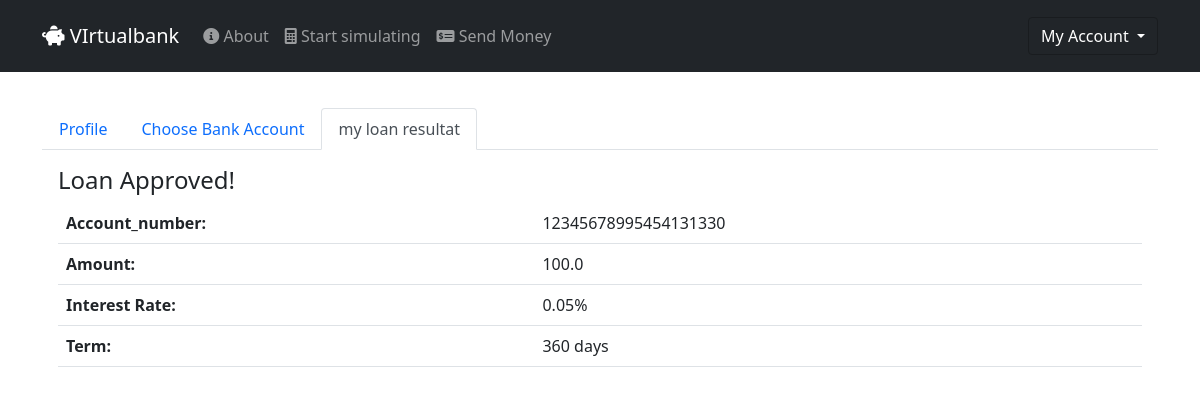
The page /dashboard/loanResult (signed in) on the database its author committed.
### dev/models.py (models this page shows, shortened)
class Loan_request(db.Model):
    id = db.Column(db.Integer, primary_key=True)
    account_number = db.Column(db.String(20), unique=True, nullable=False)
    amount = db.Column(db.Float, nullable=False)
    client_name = db.Column(db.String(25), nullable=False)
    interest = db.Column(db.Float, nullable=False)
    duration = db.Column(db.String(10), nullable=False)
    payment = db.Column(db.Float, nullable=False)
    account_id = db.Column(db.Integer, db.ForeignKey('bank_account.id'), nullable=False)
    date=   date = db.Column(db.Date, nullable=False, default=datetime.utcnow)
    resultat = db.Column(db.String, default="approved")

### dev/Loans/routes.py (the view)
@loans.route("/dashboard/loanResult", methods=["GET"])
@login_required
def loanResult():
    bank_accounts= BankAccount.query.filter_by(user_id=current_user.id).all()
    loans=[]
    for ba in bank_accounts:
        for loan in ba.loan_requests:
            loan_dict = {
                'account_number': loan.account_number,
                'amount': loan.amount,
                'payment': loan.payment,
                'client_name': loan.client_name,
                'interest': loan.interest,
                'duration': loan.duration,
                'resultat': loan.resultat
            }
            loans.append(loan_dict)
    return render_template(
        "loanResult.html",
        title="loanResult",
        loans=loans,
        active_tab="loan_result",
    )

### dev/models.py (called while the page is built)
@login_manager.user_loader
def load_user(user_id):
    return User.query.get(int(user_id))

### dev/templates/loanResult.html (shortened to what this page needs)
{% extends "dashboard.html" %}
{% block loanResult %}
<div class="{{'tab-pane show active fade p-3' if active_tab=='loan_result' else 'tab-pane fade p-3'}}" id="nav-loan-result"
    role="tabpanel" aria-labelledby="nav-loan-result-tab" style="height: 500px;">
    {%for loan in loans%}
    {% if loan.resultat=='1' %}
        <h4>Loan Approved!</h4>
        <table class="table">
            <tbody>
                <tr>
                    <th scope="row">Account_number:</th>
                    <td>{{ loan.account_number }}</td>
                </tr>
                <tr>
                    <th scope="row">Amount:</th>
                    <td>{{ loan.amount }}</td>
                </tr>
                <tr>
                    <th scope="row">Interest Rate:</th>
                    <td>{{ loan.interest }}%</td>
                </tr>
                <tr>
                    <th scope="row">Term:</th>
                    <td>{{ loan.duration }} days </td>
                </tr>
            </tbody>
        </table>
    {% endif %}
{%endfor%}
</div>
{% endblock loanResult %}

### dev/static/login1.css (style rules this page uses)
body::before { display: block; content: ''; height: 60px; }

### rows shown on the page
Loan_request: account_number "12345678995454131330", amount "100.0", interest "0.05", duration "360"
